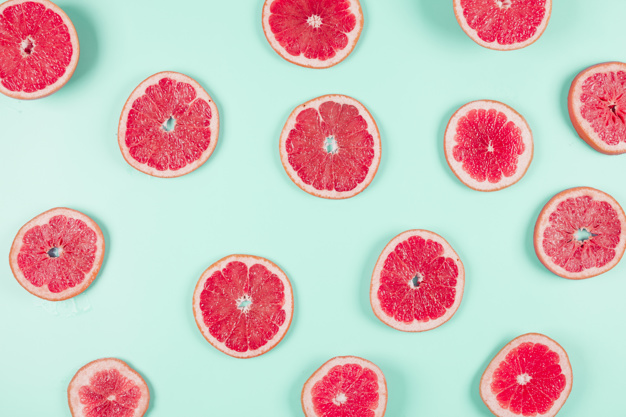
#> input picture chapter_4/images/grape_fruit.jpg, 626 x 417 px, found by its file name
$ jupyter execute less_edgy.ipynb
#> lines starting #> are read from the running program, lines starting #| are printed output that depends on the picture; after the words box and inside, x2 and y2 are one past the last pixel; in counts of white or black regions, pixels touching at a corner belong together
[cell 1]
from matplotlib import pyplot as plt
from skimage.feature import canny
from skimage.color import rgb2gray

[cell 2]
image = plt.imread('chapter_4/images/grape_fruit.jpg')
#> image is the input picture: shape (417, 626, 3); mean R, G, B 207.6, 192.7, 189.7

[cell 3]
plt.imshow(image)

[cell 4]
image = rgb2gray(image)
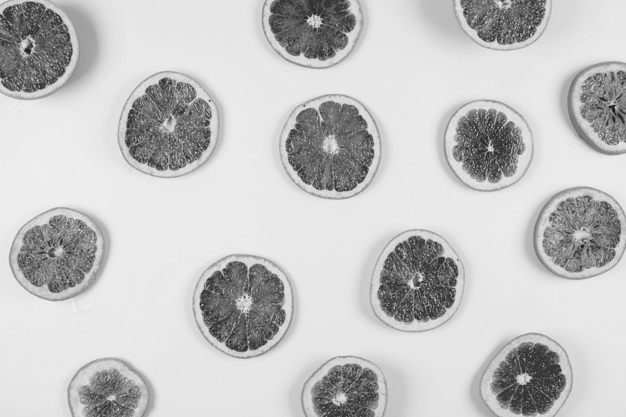
#> image: shape (417, 626) float64; min 0.0774, max 0.941, mean 0.767

[cell 5]
plt.imshow(image)

[cell 6]
edges_1_8 = canny(image, sigma=1.8)
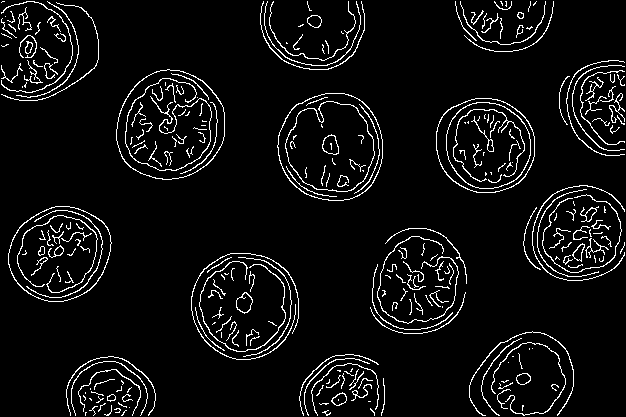
#> edges_1_8: shape (417, 626) bool; 5.9% white in thin lines or dots

[cell 7]
edges_2_2 = canny(image, sigma=2.2)
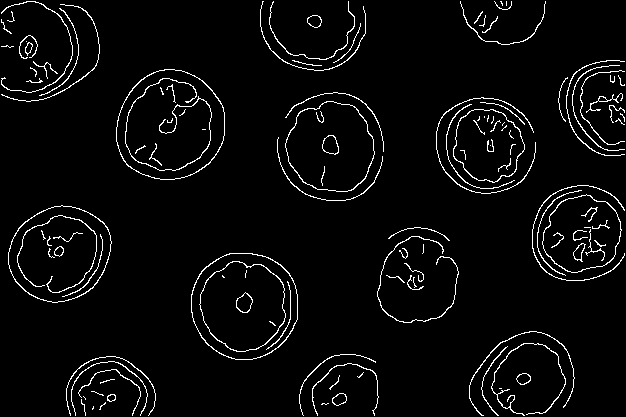
#> edges_2_2: shape (417, 626) bool; 4% white in thin lines or dots

[cell 8]
def show_image(image, title="Image", cmap_type='gray'):
    plt.imshow(image, cmap=cmap_type)
    plt.title(title)
    plt.axis('off')
    plt.show()

[cell 9]
show_image(edges_1_8, "Sigma of 1.8")

[cell 10]
show_image(edges_2_2, "Sigma of 2.2")

$ run again, with chapter_4/images/corners_building.jpg copied over chapter_4/images/grape_fruit.jpg
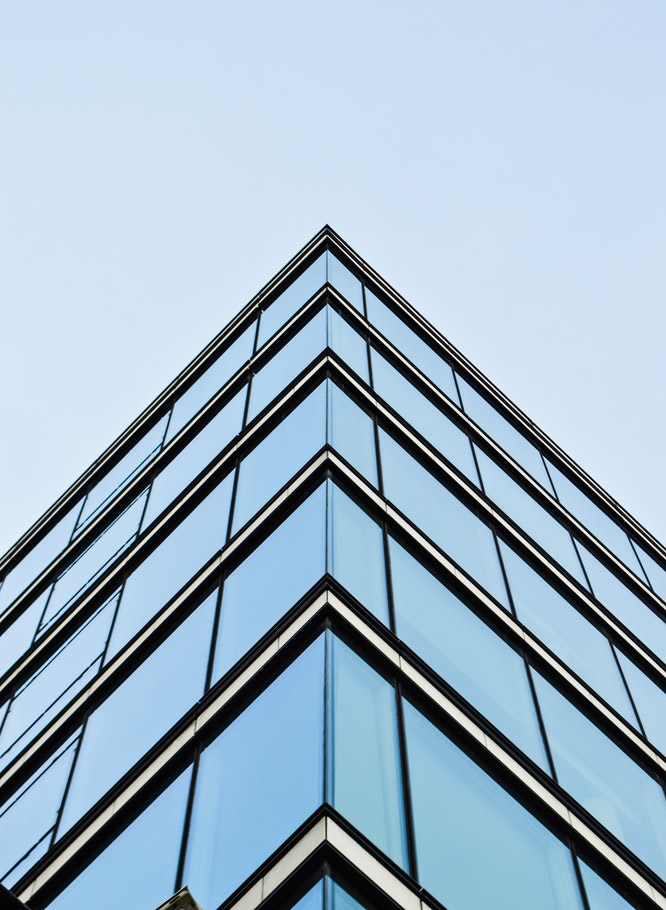
#> input picture chapter_4/images/corners_building.jpg, 666 x 910 px, found by its file name
#> image is the input picture: shape (910, 666, 3); mean R, G, B 158, 180.2, 198
#> image: shape (910, 666) float64
#> `edges_1_8 = canny(image, sigma=1.8)`:
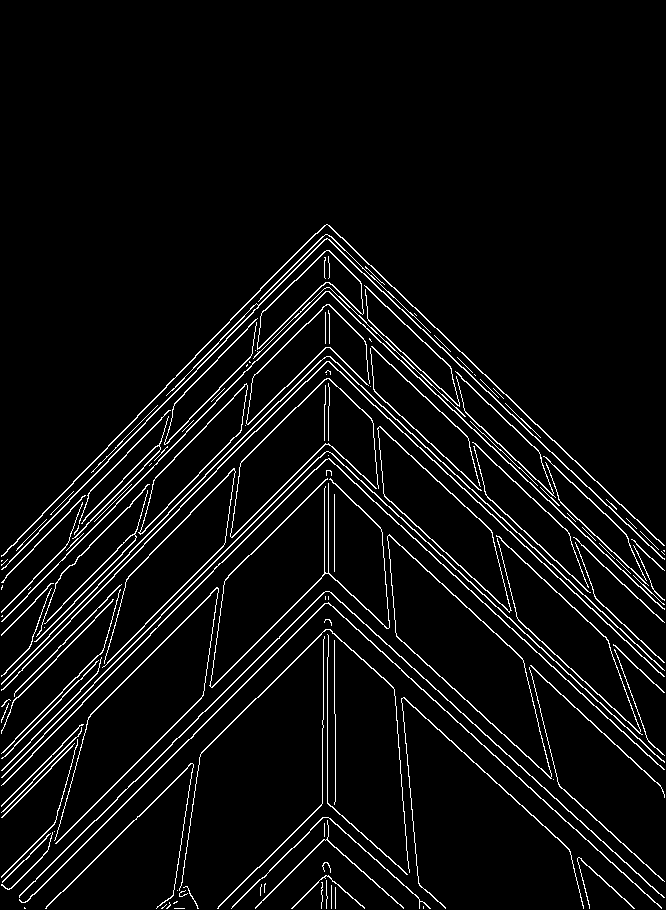
#> edges_1_8: shape (910, 666) bool; 5.2% white in thin lines or dots, all inside (x1, y1, x2, y2) = (1, 224, 665, 909)
#> `edges_2_2 = canny(image, sigma=2.2)`:
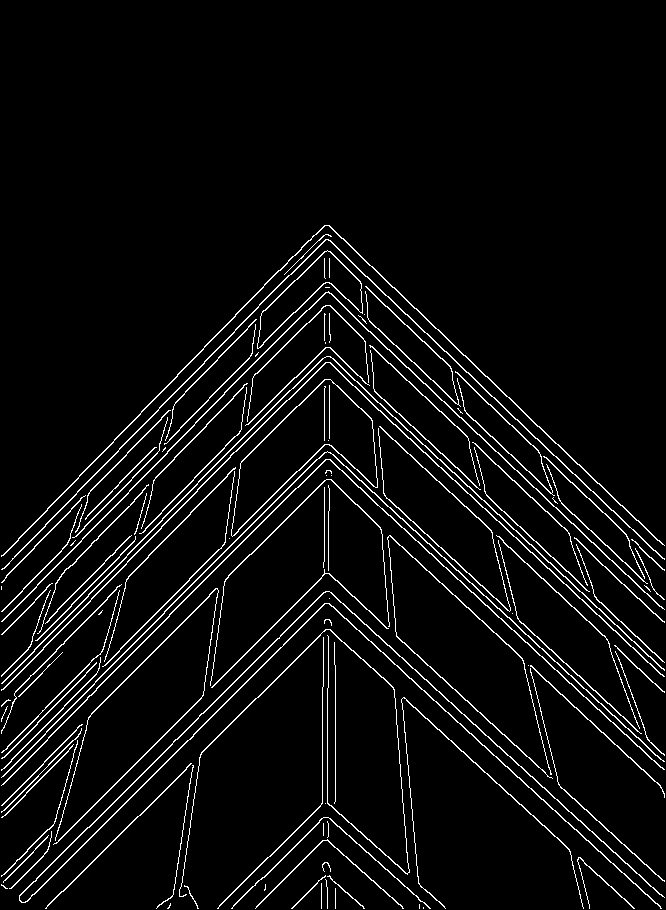
#> edges_2_2: shape (910, 666) bool; 4.9% white in thin lines or dots, all inside (x1, y1, x2, y2) = (1, 225, 665, 909)
